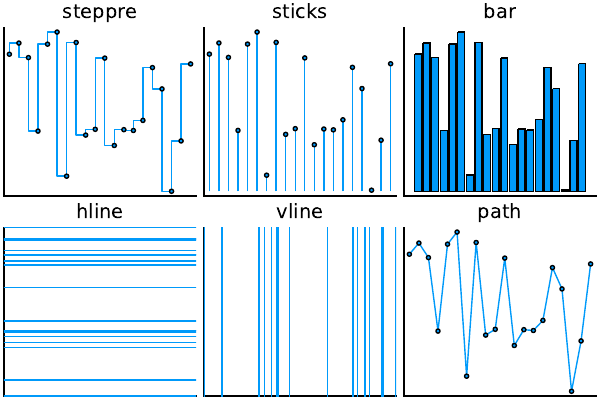

The script that saved this image:
using Plots
pyplot()

seriestypes = [ :steppre, :sticks, :bar, :hline, :vline, :path]
titles = ["steppre" "sticks" "bar" "hline" "vline" "path"]

plot(rand(20,1),
    st = seriestypes,
    layout = (2,3),
    ticks = nothing,
    legend = false,
    title = titles,
    m = 3)
savefig("otherTypes.pdf")
